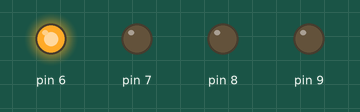
Simulated run of this sketch. Board: Arduino Uno, built with avr-gcc and run on an emulated ATmega328P. On the bench: output pins drawn as LEDs (lit = HIGH).

Above: at 0.5 s.
At 1.7 s:
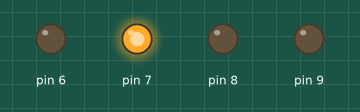
At 3.5 s:
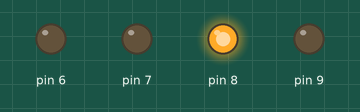
At 5.7 s:
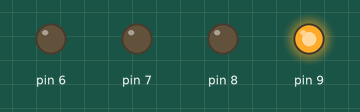
Timing chart, 0 to 9.1 s (numbered marks = the images above):
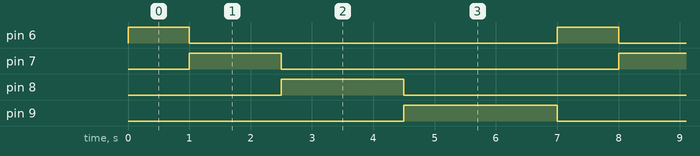

The sketch:

mae_led.ino
```cpp
void setup() {
  pinMode(6, OUTPUT);
  pinMode(7, OUTPUT);
  pinMode(8, OUTPUT);
  pinMode(9, OUTPUT);

}

void loop() {
  digitalWrite(6, HIGH);
  digitalWrite(7, LOW);
  digitalWrite(8, LOW);
  digitalWrite(9, LOW);
  delay(1000);
  digitalWrite(6, LOW);
  digitalWrite(7, HIGH);
  digitalWrite(8, LOW);
  digitalWrite(9, LOW);
  delay(1500);
  digitalWrite(6, LOW);
  digitalWrite(7, LOW);
  digitalWrite(8, HIGH);
  digitalWrite(9, LOW);
  delay(2000);
  digitalWrite(6, LOW);
  digitalWrite(7, LOW);
  digitalWrite(8, LOW);
  digitalWrite(9, HIGH);
  delay(2500);

}
```

Measured:
- by itself, pin 6: alternates HIGH for 1.0 s and LOW for 6.0 s
- by itself, pin 7: alternates HIGH for 1.5 s and LOW for 5.5 s
- by itself, pin 8: alternates HIGH for 2.0 s and LOW for 5.0 s
- by itself, pin 9: alternates HIGH for 2.5 s and LOW for 4.5 s
